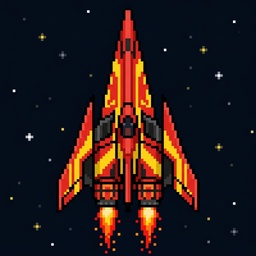
#> input picture nave3.jpeg, 256 x 256 px, shrunk from 1024 x 1024 before the run
$ python trace_skeleton.py ../nave3.jpeg ../nave3.jpeg
#> lines starting #> are read from the running program, lines starting #| are printed output that depends on the picture; after the words box and inside, x2 and y2 are one past the last pixel; in counts of white or black regions, pixels touching at a corner belong together; long printed decimals are rounded
import sys, cv2, numpy as np, json
src = sys.argv[1]; out = sys.argv[2]
im = cv2.imread(src, cv2.IMREAD_GRAYSCALE)
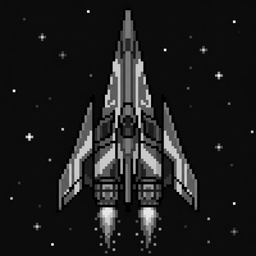
#> im: shape (256, 256); min 0, max 255, mean 29.1
mask = (im < 128).astype(np.uint8)
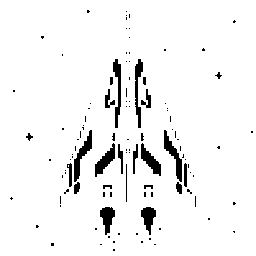
#> mask: shape (256, 256); values 0 (black) and 1 (white), 94.8% white; 111 black regions (88 under 20 px), largest, box (x1, y1, x2, y2) and area: (74, 130, 92, 182) 319, (164, 130, 182, 182) 319, (113, 59, 121, 128) 282
n, lab, stats, _ = cv2.connectedComponentsWithStats(mask, 8)
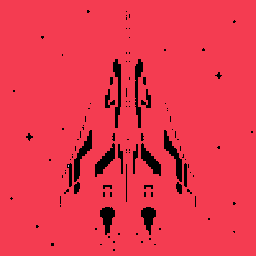
#> lab: shape (256, 256) int32; 3 distinct labels, from 0 to 2; one colour per label, 0 black
#> n = 3; stats = [[10, 10, 243, 241, 3394], [0, 0, 256, 256, 62140], [68, 165, 1, 2, 2]]
big = 1 + np.argmax(stats[1:, cv2.CC_STAT_AREA]); mask = (lab == big).astype(np.uint8)
#> after `big = 1 + np.argmax(stats[1:, cv2.CC_STAT_AREA])`: big = 1
k=np.ones((3,3),np.uint8)
mask=cv2.morphologyEx(cv2.morphologyEx(mask,cv2.MORPH_CLOSE,k),cv2.MORPH_OPEN,k)
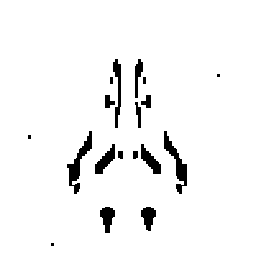
#> mask: shape (256, 256); values 0 (black) and 1 (white), 95.7% white; 18 black regions (3 under 20 px), largest, box (x1, y1, x2, y2) and area: (67, 131, 92, 194) 478, (164, 131, 187, 194) 467, (113, 59, 121, 128) 282
print('stroke width approx', 2*cv2.distanceTransform(mask, cv2.DIST_L2, 5).max())
#| stroke width approx 254.453

def zhang_suen(img):
    img = img.copy().astype(np.uint8); H, W = img.shape
#> after `img = img.copy().astype(np.uint8)`:
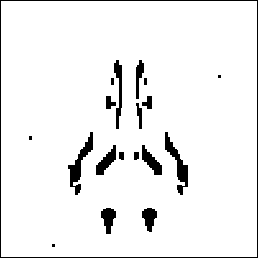
#> img: shape (258, 258); values 0 (black) and 1 (white), 94.2% white; 19 black regions (3 under 20 px), largest, box (x1, y1, x2, y2) and area: (0, 0, 258, 258) 1028, (68, 132, 93, 195) 478, (165, 132, 188, 195) 467
#> after `H, W = img.shape`: H = 258; W = 258
    while True:
        removed = 0
        for step in (0, 1):
            to_del = []
            for y in range(1, H-1):
                for x in range(1, W-1):
                    if img[y, x] == 0: continue
                    p2=img[y-1,x]; p3=img[y-1,x+1]; p4=img[y,x+1]; p5=img[y+1,x+1]
                    p6=img[y+1,x]; p7=img[y+1,x-1]; p8=img[y,x-1]; p9=img[y-1,x-1]
                    nb=[p2,p3,p4,p5,p6,p7,p8,p9]; B=sum(nb)
                    if B<2 or B>6: continue
                    A=sum(1 for i in range(8) if nb[i]==0 and nb[(i+1)%8]==1)
                    if A!=1: continue
                    if step==0 and (p2*p4*p6!=0 or p4*p6*p8!=0): continue
                    if step==1 and (p2*p4*p8!=0 or p2*p6*p8!=0): continue
                    to_del.append((y,x))
            for y,x in to_del: img[y,x]=0
            removed += len(to_del)
        if removed == 0: break
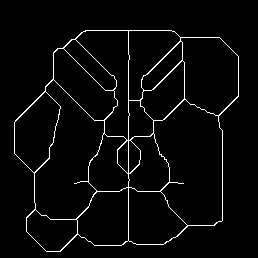
#> img: shape (258, 258); values 0 (black) and 1 (white), 3.3% white in thin lines or dots, all inside (x1, y1, x2, y2) = (14, 30, 239, 252)
    return img
sk = zhang_suen(np.pad(mask,1))[1:-1,1:-1]
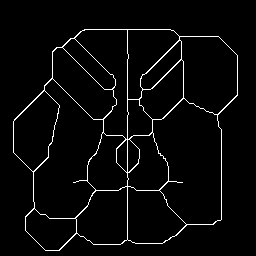
#> sk: shape (256, 256); values 0 (black) and 1 (white), 3.4% white in thin lines or dots, all inside (x1, y1, x2, y2) = (13, 29, 238, 251)
cv2.imwrite(out + '/skeleton.png', (1-sk)*255)
